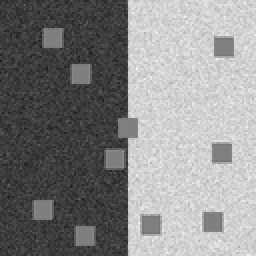
%> input picture TestImage.png, 128 x 128 px, shrunk from 256 x 256 before the run (shown 2 times larger)
$ octave --eval "result = CoOccurrenceFilter;"   (GNU Octave 9; MATLAB toolbox functions it lacks are replaced by stand-ins)
%> lines starting %> are read from the running program, lines starting %| are printed output that depends on the picture
function I_CoF = CoOccurrenceFilter()

%Implementation of Co-Occurrence Filter
I = imread('TestImage.png');
%> I is the input picture: size 128x128 uint8; min 25, max 248, mean 134.9
I_CoF = zeros(size(I), 'uint8');

%% Parameters
filter_size = 15;
sigma = 2*(filter_size)^0.5 + 1; %For debug: 1e-12 , should return original image

%Calculate normalized co-occurrence matrix
M = collectOccurrenceStatistic(I,filter_size,sigma);
%> in collectOccurrenceStatistic, `I_histogram = imhist(uint8(I));`: I_histogram = 256 values, max 358 at index 210, min 0 at index 1, mean 64
%> the loop in collectOccurrenceStatistic, `for color = 0:255` made 256 passes
%> (idx_y, idx_x) on passes 26, 29, 31: (27, 46), ([31; 99], [1; 5]), ([57; 94; 100], [2; 36; 42])
%> after the loop in collectOccurrenceStatistic, `for color = 0:255`:
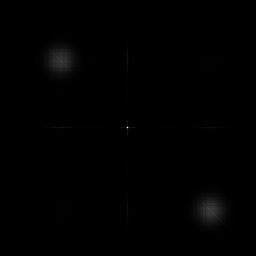
%> C: size 256x256 double; min 0, max 10793.4, mean 42.2; drawn with min black and max white
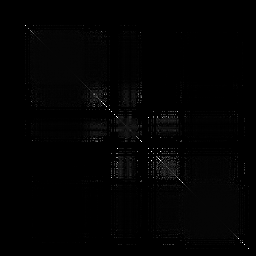
%> M: size 256x256 double; min 0, max 1, mean 0.00921

%Create gaussian mask
h = createGaussianFilter(filter_size,sigma);

for color= 0:255

    [idx_y, idx_x] = find(I==color);

    for k=1:length(idx_x)

        %Extract window center
        window_center = [idx_x(k) idx_y(k)]; %In format: [x y]

        %Cut patch from image and the the gaussian mask to its size
        [patch, h_current] = fitMaskToIdx(double(I),h,window_center,filter_size);

        %eq. (5) from the paper
        w = h_current.*reshape( M(color+1, patch(:)+1 ) , size(patch));

        %eq. (1) from the paper
        I_CoF(window_center(2),window_center(1)) =  uint8(sum2(w.*double(patch))/sum2(w));

    end
end
%> this loop made 256 passes
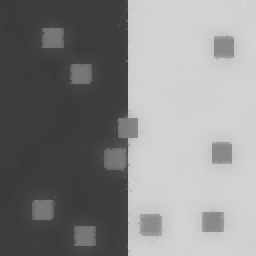
%> I_CoF: size 128x128 uint8 (shown 2 times larger); min 53, max 222, mean 135

%For debug
figure;
subplot(1,2,1); imshow(I); title('I') ;
subplot(1,2,2); imshow(I_CoF); title('I CoF');

end


function [M] = collectOccurrenceStatistic(I,filter_size,sigma)
%Inputs: I- gray image on which the statistic will be collected
%        filter_size - odd number, window size for which the statistic will be collected for each pixel
%        sigma- variance of the distance gaussian
%Output: M- normalized co-occurrence matrix. eq. (6) from the article

%Normalization factor
I_histogram = imhist(uint8(I));
h_a_h_b = I_histogram*I_histogram';


%Create gaussian mask. histogram weight
h = createGaussianFilter(filter_size,sigma);

%Initialize co-occurrence matrix
C = zeros(256,256);
for color = 0:255
    [idx_y, idx_x] = find(I==color);

    %Calculate the co-accurance in a specific window
    c_per_level = zeros(256,1);
    for k=1:length(idx_x)

        %Extract window center
        window_center = [idx_x(k) idx_y(k)]; %In format: [x y]

        %Cut patch from image and the the gaussian mask to its size
        [patch, h_current] = fitMaskToIdx(double(I),h,window_center,filter_size);

        %Accumulate- single elemnt in eq (7) in the paper
        c_per_level = c_per_level + accumarray(patch(:)+1,h_current(:), [256 1]);

    end

    C(color+1, :) = c_per_level;
end


%Normalization. eq (6) in the paper
M = C ./ (h_a_h_b + eps);

end


% [43 lines left out: function fitMaskToIdx, not called in this run]

function [h] = createGaussianFilter(filter_size,sigma)
%Creating gussian mask
%Inputs:    filter_size- mask size
%           sigma- variance of the gaussian
%Outputs:   h- array with vlues of the gaussian of the size [filter_size filter_size]
[X, Y] = meshgrid(ceil(-filter_size/2):floor(filter_size/2),ceil(-filter_size/2):floor(filter_size/2));
h = exp(-(X.^2 + Y.^2) / (2*sigma^2+eps));
end


% [4 lines left out: function sum2, not called in this run]
